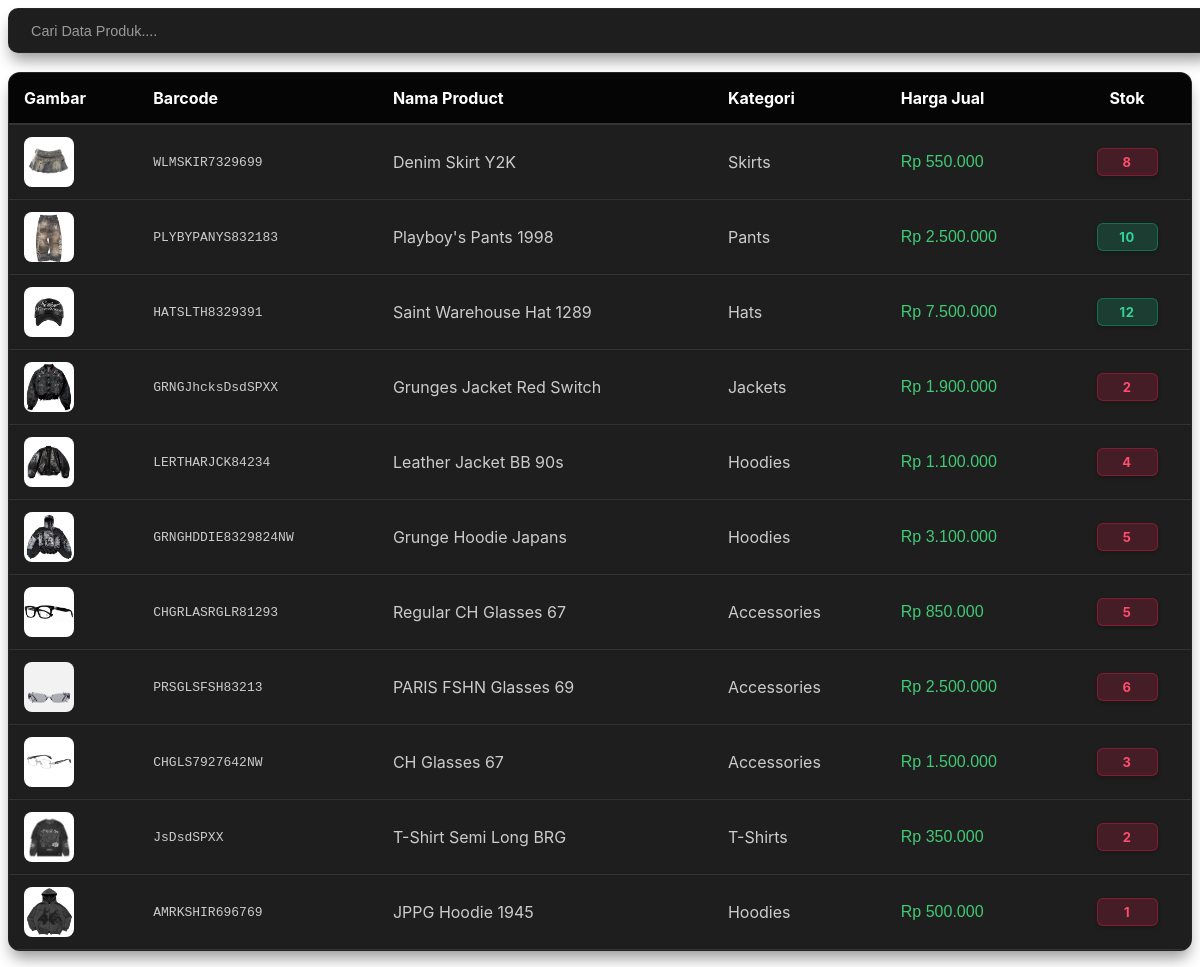
Page /pages/data-product.php on the committed database.
### tables this page shows
CREATE TABLE `products` (
  `id_product` int(11) NOT NULL,
  `nama_product` varchar(150) NOT NULL,
  `id_category` int(11) NOT NULL,
  `harga_beli` int(11) NOT NULL,
  `harga_jual` int(11) NOT NULL,
  `stok` int(11) NOT NULL,
  `barcode` varchar(50) NOT NULL,
  `created_at` timestamp NOT NULL DEFAULT current_timestamp(),
  `updated_at` timestamp NOT NULL DEFAULT current_timestamp() ON UPDATE current_timestamp(),
  `gambar` varchar(255) DEFAULT 'default.png'
);

CREATE TABLE `categories` (
  `id_category` int(11) NOT NULL,
  `nama_category` varchar(150) NOT NULL,
  `created_at` timestamp NOT NULL DEFAULT current_timestamp() ON UPDATE current_timestamp()
);

### pages/data-product.php (the view, shortened to what this page needs)
<?php
require_once 'config/database.php';
$result = mysqli_query($conn, "
    SELECT
        p.id_product,
        p.nama_product,
        p.harga_beli,
        p.harga_jual,
        p.stok,
        p.barcode,
        p.gambar,
        p.id_category,
        c.nama_category
    FROM products p
    LEFT JOIN categories c ON p.id_category = c.id_category
    ORDER BY id_product DESC
");
$search = $_GET['search'] ?? $_GET['category'] ?? '';
?>
<link rel="stylesheet" href="asset/css/pages.css?v=<?= time(); ?>">
<div class="product-container">
    <div class="search-bar">
        <input type="text" id="product-search" placeholder="Cari Data Produk...." onkeyup="filterProducts()" value="<?= htmlspecialchars($search) ?>">
    </div>
    <div class="table-card">
        <table class="styled-table">
            <thead>
                <tr>
                    <th>Gambar</th>
                    <th>Barcode</th>
                    <th>Nama Product</th>
                    <th>Kategori</th>
                    <th>Harga Jual</th>
                    <th style="text-align: center;">Stok</th>
                </tr>
            </thead>
            <tbody>
                <?php if (mysqli_num_rows($result) > 0): ?>
                    <?php while ($row = mysqli_fetch_assoc($result)): ?>
                        <?php $stok = (int)$row['stok']; ?>
                        <tr>
                            <td>
                                <img src="asset/img/products/<?= $row['gambar'] ?: 'placeholder.png' ?>"
                                    alt="Produk" class="product-thumb"
                                    onerror="this.src='asset/img/products/placeholder.png';" alt="<?= htmlspecialchars($row['nama_product']) ?>">
                            </td>
                            <td><code><?= $row['barcode'] ?></code></td>
                            <td class="product-name-cell"><?= htmlspecialchars($row['nama_product']) ?></td>
                            <td><?= htmlspecialchars($row['nama_category']) ?></td>
                            <td style="color: #40ca73; font-family: 'Jakarta', sans-serif;">Rp <?= number_format($row['harga_jual'], 0, ',', '.') ?></td>
                            <td class="stock-cell" style="text-align: center;">
                                <span class="badge <?= ($stok == 0) ? 'badge-empty' : (($stok < 10) ? 'badge-low' : 'badge-ok') ?>">
                                    <?= $stok ?>
                                </span>
                            </td>
                        </tr>
                    <?php endwhile; ?>
                <?php else: ?>
                    <tr>
                        <td colspan="6" style="text-align:center; padding: 20px;">Belum ada produk.</td>
                    </tr>
                <?php endif; ?>
            </tbody>
        </table>
    </div>
</div>

### asset/css/pages.css (style rules this page uses)
.search-bar { color: #8a8383; background: var(--bg-item); padding: 12px 10px; border-radius: 12px; display: flex; width: 100%; align-items: center; box-shadow: 0 10px 15px -3px rgba(0, 0, 0, 0.33); border: 1px solid #262626; }
.search-bar input { border: none; color: white; background: var(--bg-item); outline: none; width: 100%; margin-left: 10px; font-size: 0.9rem; caret-color: #da4646; }
.search-bar input::placeholder { color: #99999c; }
.product-container { font-family: "Inter", sans-serif; margin-bottom: 1rem; }
.table-card { background: var(--bg-item); border-radius: 12px; overflow: hidden; border: 1px solid rgba(255, 255, 255, 0.03); box-shadow: 0 10px 15px -3px rgba(0, 0, 0, 0.4); }
.styled-table { width: 100%; border-collapse: collapse; }
.styled-table th { background: #020202dc; padding: 15px; text-align: left; color: white; border-bottom: 2px solid var(--border-item); }
.styled-table td { padding: 12px 15px; border-bottom: 1px solid #333333; color: #cccccc; }
.product-thumb { width: 50px; height: 50px; object-fit: cover; border-radius: 8px; }
.badge { padding: 5px 12px; border-radius: 6px; font-size: 13px; font-weight: 700; display: inline-block; min-width: 35px; text-align: center; letter-spacing: 0.5px; box-shadow: 0 2px 4px rgba(0, 0, 0, 0.2); }
.badge-low { background: rgba(225, 29, 72, 0.2); color: #ff4d6d; border: 1px solid rgba(225, 29, 72, 0.4); }
.badge-ok { background: rgba(16, 185, 129, 0.2); color: #34d399; border: 1px solid rgba(16, 185, 129, 0.4); }
.product-container .search-bar { color: #707070; background: var(--bg-item); padding: 12px 10px; border-radius: 10px; display: flex; align-items: center; margin-bottom: 1.2rem; border: 1px solid rgba(255, 255, 255, 0.03); box-shadow: 0 10px 15px -3px rgba(0, 0, 0, 0.4); }
.product-container .search-bar input { border: none; color: white; background: var(--bg-item); outline: none; width: 100%; height: 1.2rem; margin-left: 10px; font-size: 0.9rem; caret-color: #d72437; }
.styled-table tbody tr { transition: all 0.2s ease; }

### rows in the picture
products: gambar (picture), barcode "WLMSKIR7329699", nama_product "Denim Skirt Y2K", id_category.nama_category "Skirts", harga_jual "550.000", stok "8"
products: gambar (picture), barcode "PLYBYPANYS832183", nama_product "Playboy's Pants 1998", id_category.nama_category "Pants", harga_jual "2.500.000", stok "10"
products: gambar (picture), barcode "HATSLTH8329391", nama_product "Saint Warehouse Hat 1289", id_category.nama_category "Hats", harga_jual "7.500.000", stok "12"
products: gambar (picture), barcode "GRNGJhcksDsdSPXX", nama_product "Grunges Jacket Red Switch", id_category.nama_category "Jackets", harga_jual "1.900.000", stok "2"
products: gambar (picture), barcode "LERTHARJCK84234", nama_product "Leather Jacket BB 90s", id_category.nama_category "Hoodies", harga_jual "1.100.000", stok "4"
products: gambar (picture), barcode "GRNGHDDIE8329824NW", nama_product "Grunge Hoodie Japans", id_category.nama_category "Hoodies", harga_jual "3.100.000", stok "5"
products: gambar (picture), barcode "CHGRLASRGLR81293", nama_product "Regular CH Glasses 67", id_category.nama_category "Accessories", harga_jual "850.000", stok "5"
products: gambar (picture), barcode "PRSGLSFSH83213", nama_product "PARIS FSHN Glasses 69", id_category.nama_category "Accessories", harga_jual "2.500.000", stok "6"
products: gambar (picture), barcode "CHGLS7927642NW", nama_product "CH Glasses 67", id_category.nama_category "Accessories", harga_jual "1.500.000", stok "3"
products: gambar (picture), barcode "JsDsdSPXX", nama_product "T-Shirt Semi Long BRG", id_category.nama_category "T-Shirts", harga_jual "350.000", stok "2"
products: gambar (picture), barcode "AMRKSHIR696769", nama_product "JPPG Hoodie 1945", id_category.nama_category "Hoodies", harga_jual "500.000", stok "1"
